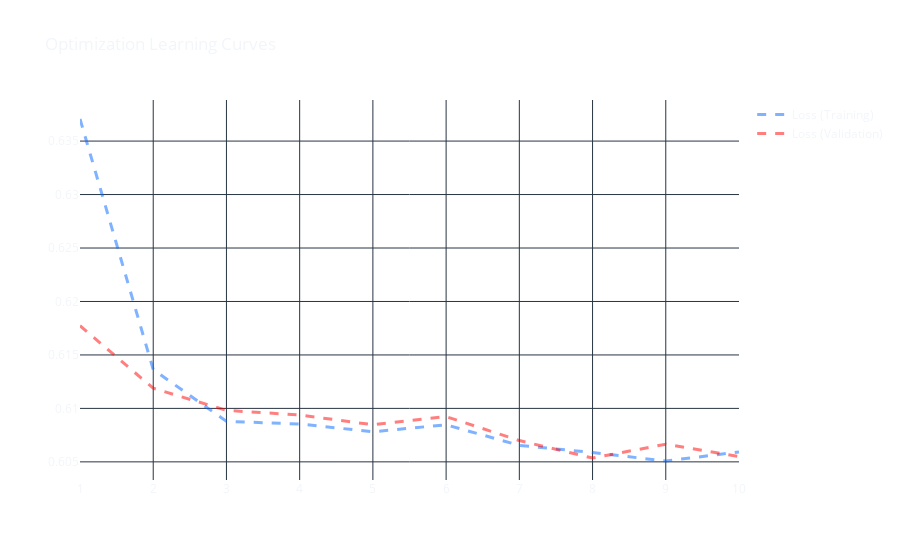

Notebook source saved alongside this figure:
### Code cell
history_dict = history.history
history_dict.keys()

loss = history_dict['loss']
val_loss = history_dict['val_loss']
epochs = range(1, len(loss) + 1)

import plotly.graph_objects as go
fig = go.Figure(layout={'template': 'plotly_dark'})

fig.add_trace(go.Scatter(x=list(epochs), y=loss,
                          line_color='rgba(0, 102, 255, 0.5)', line=dict(width=3, dash='dash'), name='Loss (Training)', mode='lines',
                          hoverlabel=dict(namelength=-1),
                          hovertemplate='Loss (Training): %{y:.5f} loss <extra></extra>',
                          showlegend=True))
fig.add_trace(go.Scatter(x=list(epochs), y=val_loss,
                          line_color='rgba(255, 0, 0, 0.5)', line=dict(width=3, dash='dash'), name='Loss (Validation)', mode='lines',
                          hoverlabel=dict(namelength=-1),
                          hovertemplate='Loss (Validation): %{y:.2f} loss <extra></extra>',
                          showlegend=True))

fig.update_layout(
    title='Optimization Learning Curves',
    paper_bgcolor='rgba(0, 0, 0, 0)',
    plot_bgcolor='rgba(0, 0, 0, 0)',

)
fig.show()

### Figure 1 — Plotly figure (JSON) as saved in the notebook; plotly's stock layout.template omitted (floating-point values rounded to 4 significant figures)
{"data": [{"hoverlabel": {"namelength": -1}, "hovertemplate": "Loss (Training): %{y:.5f} loss <extra></extra>", "line": {"color": "rgba(0, 102, 255, 0.5)", "dash": "dash", "width": 3}, "mode": "lines", "name": "Loss (Training)", "showlegend": true, "type": "scatter", "x": [1, 2, 3, 4, 5, 6, 7, 8, 9, 10], "y": [0.6371, 0.6136, 0.6088, 0.6085, 0.6078, 0.6085, 0.6065, 0.6059, 0.6051, 0.6059]}, {"hoverlabel": {"namelength": -1}, "hovertemplate": "Loss (Validation): %{y:.2f} loss <extra></extra>", "line": {"color": "rgba(255, 0, 0, 0.5)", "dash": "dash", "width": 3}, "mode": "lines", "name": "Loss (Validation)", "showlegend": true, "type": "scatter", "x": [1, 2, 3, 4, 5, 6, 7, 8, 9, 10], "y": [0.6177, 0.6119, 0.6098, 0.6094, 0.6085, 0.6092, 0.607, 0.6054, 0.6066, 0.6055]}], "layout": {"paper_bgcolor": "rgba(0, 0, 0, 0)", "plot_bgcolor": "rgba(0, 0, 0, 0)", "title": {"text": "Optimization Learning Curves"}}}
